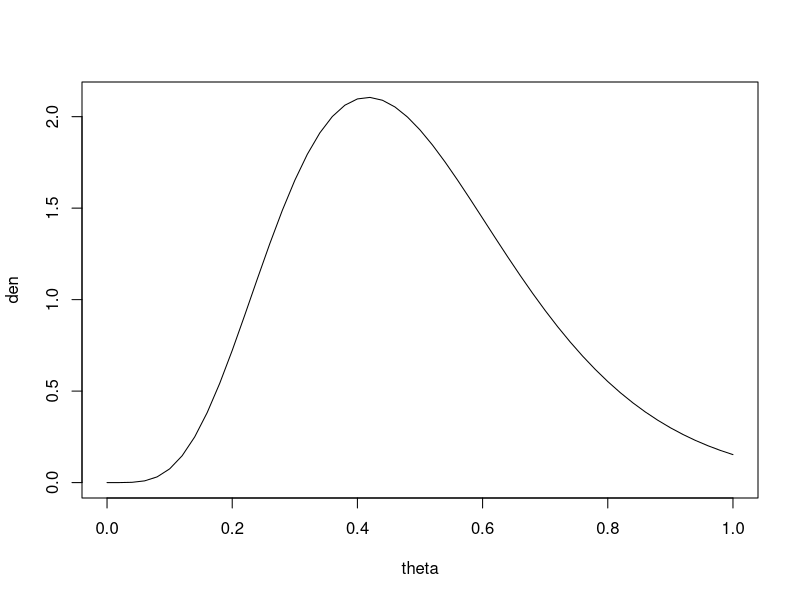

Generate this figure with R:
## Question 1: Suppose that the posterior distribution you obtain is:
## theta | data ~ Gamma (6, 1/12) so that in R we use rgamma(100, 6, 12), etc.

## a. First, set the theta values as a seqeuence from 0 to 1 spaced with 0.02

theta <- seq(0, 1, by = 0.02)

## b. Draw the posterior density function using the theta values given above

den <- dgamma(theta, 6, 12) 
plot(theta, den, type="l")

## c. Find the posterior probability that theta is greater than 0.3. e.g: P(theta>0.3|X)=?

1 - pgamma(0.3, 6, 12)

## d. A horizontal line defined by c=0.72 cuts the density function at 2 theta values, 
## theta = 0.2001 and theta = 0.7514. Find the probabilities corresponding to these 2 theta values

den_1 <- pgamma(0.2001, 6, 12)
den_2 <- pgamma(0.7514, 6, 12)

## e. In c), when you subtract the smaller probability from the bigger one, this is the percent 
## (probability) coverage for the HPD interval with theta = 0.2001 and theta = 0.7514.
## What percentage HPD interval is obtained here?

HPD_interval_percentage = den_2 - den_1

## f. Generate a random sample of size 100 from this posterior distribution.

x_r <- rgamma(100, 6, 12)

## g. Write your own function which summarizes a data set with mean, median, standard deviation, 
## and 0.025 and 0.975 quantiles.

datasumm <- function(y){
  y_mean <- mean(y)
  y_median <- median(y)
  y_std <- sd(y)
  y_q1 <- quantile(y, 0.025)
  y_q2 <- quantile(y, 0.975)
  list(m =y_mean, v =y_median, s= y_std, q1 = y_q1, q2=y_q2)
}

## h. Using the function you wrote in g), give summary of your random sample generated in f).

datasumm(x_r)

quantile(x_r, c(0.025, 0.975))